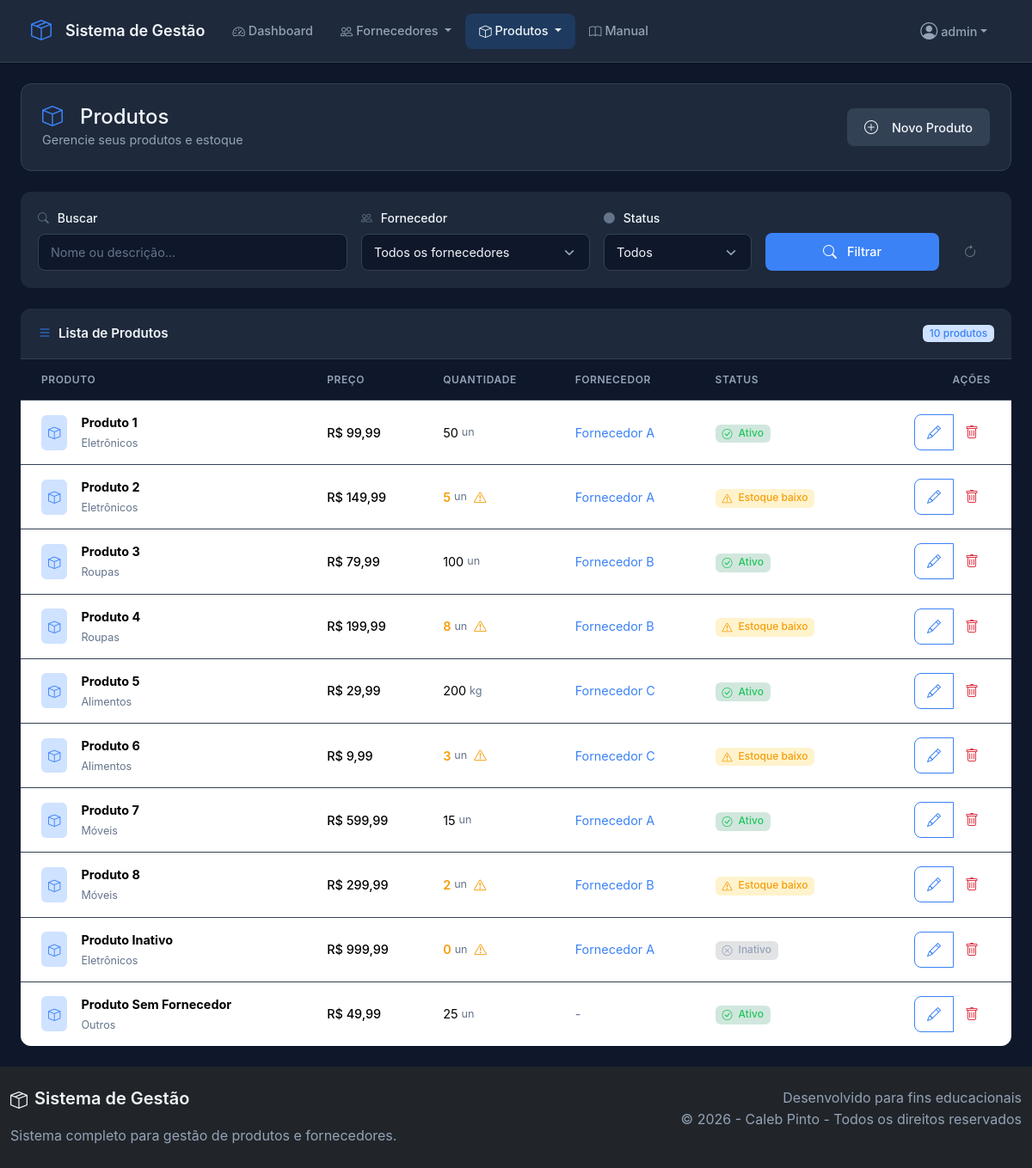
The app's page /produtos/index.php (signed in) with its own data.
### tables this page shows
CREATE TABLE IF NOT EXISTS usuarios (
    id INT AUTO_INCREMENT PRIMARY KEY,
    username VARCHAR(50) NOT NULL UNIQUE,
    email VARCHAR(100) NOT NULL UNIQUE,
    password VARCHAR(255) NOT NULL,
    created_at TIMESTAMP DEFAULT CURRENT_TIMESTAMP,
    updated_at TIMESTAMP DEFAULT CURRENT_TIMESTAMP ON UPDATE CURRENT_TIMESTAMP
);

CREATE TABLE IF NOT EXISTS produtos (
    id INT AUTO_INCREMENT PRIMARY KEY,
    nome VARCHAR(100) NOT NULL,
    categoria VARCHAR(50) DEFAULT '',
    descricao TEXT,
    preco DECIMAL(10, 2) NOT NULL DEFAULT 0.00,
    quantidade INT NOT NULL DEFAULT 0,
    unidade ENUM('un', 'kg', 'g', 'l', 'ml', 'cx', 'pc', 'mt', 'pct') DEFAULT 'un',
    fornecedor_id INT DEFAULT NULL,
    status ENUM('ativo', 'inativo', 'estoque_baixo') DEFAULT 'ativo',
    created_at TIMESTAMP DEFAULT CURRENT_TIMESTAMP,
    updated_at TIMESTAMP DEFAULT CURRENT_TIMESTAMP ON UPDATE CURRENT_TIMESTAMP,
    FOREIGN KEY (fornecedor_id) REFERENCES fornecedores(id) ON DELETE SET NULL,
    INDEX idx_nome (nome),
    INDEX idx_categoria (categoria),
    INDEX idx_status (status),
    INDEX idx_fornecedor (fornecedor_id)
);

CREATE TABLE IF NOT EXISTS fornecedores (
    id INT AUTO_INCREMENT PRIMARY KEY,
    nome VARCHAR(100) NOT NULL,
    contato VARCHAR(100) DEFAULT '',
    email VARCHAR(100) DEFAULT '',
    telefone VARCHAR(20) DEFAULT '',
    endereco VARCHAR(255) DEFAULT '',
    cidade VARCHAR(100) DEFAULT '',
    estado VARCHAR(50) DEFAULT '',
    pais VARCHAR(50) DEFAULT 'Brasil',
    observacoes TEXT,
    status ENUM('ativo', 'inativo') DEFAULT 'ativo',
    created_at TIMESTAMP DEFAULT CURRENT_TIMESTAMP,
    updated_at TIMESTAMP DEFAULT CURRENT_TIMESTAMP ON UPDATE CURRENT_TIMESTAMP,
    INDEX idx_nome (nome),
    INDEX idx_status (status),
    INDEX idx_cidade (cidade)
);

### includes/functions.php (called while the page is built, shortened)
<?php
require_once __DIR__ . '/config.php';
function esta_logado() {
    return isset($_SESSION['usuario_id']);
}
function obter_usuario() {
    global $pdo;
    $stmt = $pdo->prepare("SELECT id, username, email, created_at FROM usuarios WHERE id = ?");
    $stmt->execute([$_SESSION['usuario_id']]);
    return $stmt->fetch();
}
function obter_produtos($busca = '', $fornecedor_id = '', $status = '') {
    global $pdo;
    $sql = "SELECT p.*, f.nome as fornecedor_nome
            FROM produtos p
            LEFT JOIN fornecedores f ON p.fornecedor_id = f.id
            WHERE 1=1";
    $params = [];
    $sql .= " ORDER BY p.nome ASC";
    $stmt = $pdo->prepare($sql);
    $stmt->execute($params);
    return $stmt->fetchAll();
}
function formatar_moeda($valor) {
    return 'R$ ' . number_format($valor, 2, ',', '.');
}
function sanitizar($dado) {
    return htmlspecialchars(trim($dado ?? ''), ENT_QUOTES, 'UTF-8');
}
function e($dado) {
    return htmlspecialchars($dado ?? '', ENT_QUOTES, 'UTF-8');
}

### produtos/index.php (the view, shortened to what this page needs)
<?php
require_once __DIR__ . '/../includes/config.php';
require_once __DIR__ . '/../includes/functions.php';
$busca = sanitizar($_GET['busca'] ?? '');
$fornecedor_id = sanitizar($_GET['fornecedor_id'] ?? 'todos');
$status = sanitizar($_GET['status'] ?? 'todos');
$produtos = obter_produtos($busca, $fornecedor_id, $status);
?>
<?php include_once __DIR__ . '/../includes/header.php'; ?>
<div class="container-fluid px-4">
    <div class="page-header">
        <div class="row align-items-center">
            <div class="col">
                <h1 class="h3 mb-0">
                    <i class="bi bi-box me-2"></i>Produtos
                </h1>
                <p class="text-white-50 mb-0">Gerencie seus produtos e estoque</p>
            </div>
            <div class="col-auto">
                <a href="<?php echo SITE_URL; ?>/produtos/criar.php" class="btn btn-light">
                    <i class="bi bi-plus-circle me-2"></i>Novo Produto
                </a>
            </div>
        </div>
    </div>
    <div class="card mb-4 border-0 shadow-sm">
        <div class="card-body">
            <form method="GET" action="" class="row g-3">
                <div class="col-lg-4">
                    <label for="busca" class="form-label">
                        <i class="bi bi-search me-1"></i>Buscar
                    </label>
                    <input type="text" class="form-control" id="busca" name="busca"
                           placeholder="Nome ou descrição..." value="<?php echo $busca; ?>">
                </div>
                <div class="col-lg-3">
                    <label for="fornecedor_id" class="form-label">
                        <i class="bi bi-people me-1"></i>Fornecedor
                    </label>
                    <select class="form-select" id="fornecedor_id" name="fornecedor_id">
                        <option value="todos">Todos os fornecedores</option>
                    </select>
                </div>
                <div class="col-lg-2">
                    <label for="status" class="form-label">
                        <i class="bi bi-circle-fill me-1"></i>Status
                    </label>
                    <select class="form-select" id="status" name="status">
                        <option value="todos" <?php echo $status === 'todos' ? 'selected' : ''; ?>>Todos</option>
                    </select>
                </div>
                <div class="col-lg-3 d-flex align-items-end gap-2">
                    <button type="submit" class="btn btn-primary flex-grow-1">
                        <i class="bi bi-search me-1"></i>Filtrar
                    </button>
                    <a href="<?php echo SITE_URL; ?>/produtos/" class="btn btn-outline-secondary" title="Limpar filtros">
                        <i class="bi bi-arrow-clockwise"></i>
                    </a>
                </div>
            </form>
        </div>
    </div>
    <div class="card border-0 shadow-sm">
        <div class="card-header bg-white d-flex justify-content-between align-items-center flex-wrap gap-2">
            <div class="d-flex align-items-center">
                <i class="bi bi-list me-2 text-primary"></i>
                <h5 class="mb-0">Lista de Produtos</h5>
            </div>
            <div class="d-flex align-items-center gap-2">
                <span class="badge bg-primary-subtle text-primary"><?php echo count($produtos); ?> produtos</span>
            </div>
        </div>
        <div class="card-body p-0">
            <?php if (empty($produtos)): ?>
                <div class="empty-state">
                    <i class="bi bi-inbox text-muted"></i>
                    <h5 class="mt-3 mb-2">Nenhum produto encontrado</h5>
                    <p class="text-muted mb-3">
                        <?php if (!empty($busca) || $fornecedor_id !== 'todos' || $status !== 'todos'): ?>
                            Tente ajustar seus filtros de busca
                        <?php else: ?>
                            Comece cadastrando seu primeiro produto
                        <?php endif; ?>
                    </p>
                    <a href="<?php echo SITE_URL; ?>/produtos/criar.php" class="btn btn-primary">
                        <i class="bi bi-plus-lg me-2"></i>Cadastrar Produto
                    </a>
                </div>
            <?php else: ?>
                <div class="table-responsive">
                    <table class="table table-hover mb-0">
                        <thead>
                            <tr>
                                <th class="ps-4">Produto</th>
                                <th>Preço</th>
                                <th>Quantidade</th>
                                <th>Fornecedor</th>
                                <th>Status</th>
                                <th class="text-end pe-4">Ações</th>
                            </tr>
                        </thead>
                        <tbody>
                            <?php foreach ($produtos as $produto): ?>
                                <tr>
                                    <td class="ps-4">
                                        <div class="d-flex align-items-center">
                                            <div class="flex-shrink-0 me-3">
                                                <div class="bg-primary-subtle rounded p-2">
                                                    <i class="bi bi-box text-primary"></i>
                                                </div>
                                            </div>
                                            <div>
                                                <strong><?php echo e($produto['nome']); ?></strong>
                                                <?php if ($produto['categoria']): ?>
                                                    <br><small class="text-muted"><?php echo e($produto['categoria']); ?></small>
                                                <?php endif; ?>
                                            </div>
                                        </div>
                                    </td>
                                    <td>
                                        <span class="fw-medium"><?php echo formatar_moeda($produto['preco']); ?></span>
                                    </td>
                                    <td>
                                        <div class="d-flex align-items-center">
                                            <span class="<?php echo $produto['quantidade'] <= 10 ? 'text-warning fw-bold' : ''; ?>">
                                                <?php echo number_format($produto['quantidade'], 0, ',', '.'); ?>
                                            </span>
                                            <span class="text-muted ms-1 small"><?php echo e($produto['unidade']); ?></span>
                                            <?php if ($produto['quantidade'] <= 10): ?>
                                                <i class="bi bi-exclamation-triangle text-warning ms-2" title="Estoque baixo"></i>
                                            <?php endif; ?>
                                        </div>
                                    </td>
                                    <td>
                                        <?php if ($produto['fornecedor_nome']): ?>
                                            <a href="<?php echo SITE_URL; ?>/fornecedores/editar.php?id=<?php echo $produto['fornecedor_id']; ?>" class="text-decoration-none">
                                                <?php echo e($produto['fornecedor_nome']); ?>
                                            </a>
                                        <?php else: ?>
                                            <span class="text-muted">-</span>
                                        <?php endif; ?>
                                    </td>
                                    <td>
                                        <?php
                                        $badge_class = 'bg-success-subtle text-success';
                                        $badge_icon = 'bi-check-circle';
                                        if ($produto['status'] == 'inativo') {
                                            $badge_class = 'bg-secondary-subtle text-secondary';
                                            $badge_icon = 'bi-x-circle';
                                        }
                                        if ($produto['status'] == 'estoque_baixo') {
                                            $badge_class = 'bg-warning-subtle text-warning';
                                            $badge_icon = 'bi-exclamation-triangle';
                                        }
                                        ?>
                                        <span class="badge <?php echo $badge_class; ?>">
                                            <i class="bi <?php echo $badge_icon; ?> me-1"></i>
                                            <?php echo ucfirst(str_replace('_', ' ', $produto['status'])); ?>
                                        </span>
                                    </td>
                                    <td class="text-end pe-4">
                                        <div class="btn-group btn-group-sm">
                                            <a href="editar.php?id=<?php echo $produto['id']; ?>" class="btn btn-outline-primary" title="Editar">
                                                <i class="bi bi-pencil"></i>
                                            </a>
                                            <button type="button" class="btn btn-outline-danger" data-bs-toggle="modal" data-bs-target="#excluirModal<?php echo $produto['id']; ?>" title="Excluir">
                                                <i class="bi bi-trash"></i>
                                            </button>
                                        </div>
                                    </td>
                                </tr>
                            <?php endforeach; ?>
                        </tbody>
                    </table>
                </div>
            <?php endif; ?>
        </div>
    </div>
</div>
<?php include_once __DIR__ . '/../includes/footer.php'; ?>

### includes/header.php (shortened to what this page needs)
<!DOCTYPE html>
<html lang="pt-BR" data-bs-theme="light">
<head>
    <link href="https://cdn.jsdelivr.net/npm/bootstrap@5.3.3/dist/css/bootstrap.min.css" rel="stylesheet">
    <link href="https://cdn.jsdelivr.net/npm/bootstrap-icons@1.11.3/font/bootstrap-icons.min.css" rel="stylesheet">
    <link href="<?php echo SITE_URL; ?>/css/style.css" rel="stylesheet">
</head>
<body class="bg-light">
    <?php
    $usuario = esta_logado() ? obter_usuario() : null;
    ?>
    <?php if (esta_logado()): ?>
    <nav class="navbar navbar-expand-lg navbar-light sticky-top">
        <div class="container-fluid">
            <a class="navbar-brand fw-bold d-flex align-items-center" href="<?php echo SITE_URL; ?>/dashboard.php">
                <i class="bi bi-box-seam me-2 fs-4"></i>
                <span class="d-none d-sm-inline">Sistema de Gestão</span>
            </a>
            <div class="collapse navbar-collapse" id="navbarNav">
                <ul class="navbar-nav me-auto mb-2 mb-lg-0">
                    <li class="nav-item">
                        <a class="nav-link <?php echo basename($_SERVER['PHP_SELF']) === 'dashboard.php' ? 'active' : ''; ?>" href="<?php echo SITE_URL; ?>/dashboard.php">
                            <i class="bi bi-speedometer2 me-1"></i><span class="d-inline d-lg-none">Dashboard</span><span class="d-none d-lg-inline">Dashboard</span>
                        </a>
                    </li>
                    <li class="nav-item dropdown">
                        <a class="nav-link dropdown-toggle <?php echo strpos($_SERVER['PHP_SELF'], 'fornecedores') !== false ? 'active' : ''; ?>" href="#" role="button" data-bs-toggle="dropdown" aria-expanded="false">
                            <i class="bi bi-people me-1"></i>Fornecedores
                        </a>
                    </li>
                    <li class="nav-item dropdown">
                        <a class="nav-link dropdown-toggle <?php echo strpos($_SERVER['PHP_SELF'], 'produtos') !== false ? 'active' : ''; ?>" href="#" role="button" data-bs-toggle="dropdown" aria-expanded="false">
                            <i class="bi bi-box me-1"></i>Produtos
                        </a>
                    </li>
                    <li class="nav-item">
                        <a class="nav-link <?php echo basename($_SERVER['PHP_SELF']) === 'manual.php' ? 'active' : ''; ?>" href="<?php echo SITE_URL; ?>/manual.php">
                            <i class="bi bi-book me-1"></i>Manual
                        </a>
                    </li>
                </ul>
                <ul class="navbar-nav">
                    <li class="nav-item dropdown">
                        <a class="nav-link dropdown-toggle d-flex align-items-center" href="#" role="button" data-bs-toggle="dropdown" aria-expanded="false">
                            <i class="bi bi-person-circle me-1 fs-5"></i>
                            <span class="d-none d-md-inline"><?php echo htmlspecialchars($usuario['username'] ?? 'Usuário'); ?></span>
                        </a>
                    </li>
                </ul>
            </div>
        </div>
    </nav>
    <?php endif; ?>
    <div class="toast-container position-fixed top-0 end-0 p-3" style="z-index: 9999;">
    </div>
    <main class="py-4">

### records on screen
usuarios: username "admin"
produtos: nome "Produto 1", categoria "Eletrônicos", preco "R$ 99,99", quantidade "50", unidade "un", fornecedor.nome "Fornecedor A", status "Ativo"
produtos: nome "Produto 2", categoria "Eletrônicos", preco "R$ 149,99", quantidade "5", unidade "un", fornecedor.nome "Fornecedor A", status "Estoque baixo"
produtos: nome "Produto 3", categoria "Roupas", preco "R$ 79,99", quantidade "100", unidade "un", fornecedor.nome "Fornecedor B", status "Ativo"
produtos: nome "Produto 4", categoria "Roupas", preco "R$ 199,99", quantidade "8", unidade "un", fornecedor.nome "Fornecedor B", status "Estoque baixo"
produtos: nome "Produto 5", categoria "Alimentos", preco "R$ 29,99", quantidade "200", unidade "kg", fornecedor.nome "Fornecedor C", status "Ativo"
produtos: nome "Produto 6", categoria "Alimentos", preco "R$ 9,99", quantidade "3", unidade "un", fornecedor.nome "Fornecedor C", status "Estoque baixo"
produtos: nome "Produto 7", categoria "Móveis", preco "R$ 599,99", quantidade "15", unidade "un", fornecedor.nome "Fornecedor A", status "Ativo"
produtos: nome "Produto 8", categoria "Móveis", preco "R$ 299,99", quantidade "2", unidade "un", fornecedor.nome "Fornecedor B", status "Estoque baixo"
produtos: nome "Produto Inativo", categoria "Eletrônicos", preco "R$ 999,99", quantidade "0", unidade "un", fornecedor.nome "Fornecedor A", status "Inativo"
produtos: nome "Produto Sem Fornecedor", categoria "Outros", preco "R$ 49,99", quantidade "25", unidade "un", status "Ativo"

### other values on screen
count($produtos) "10"
